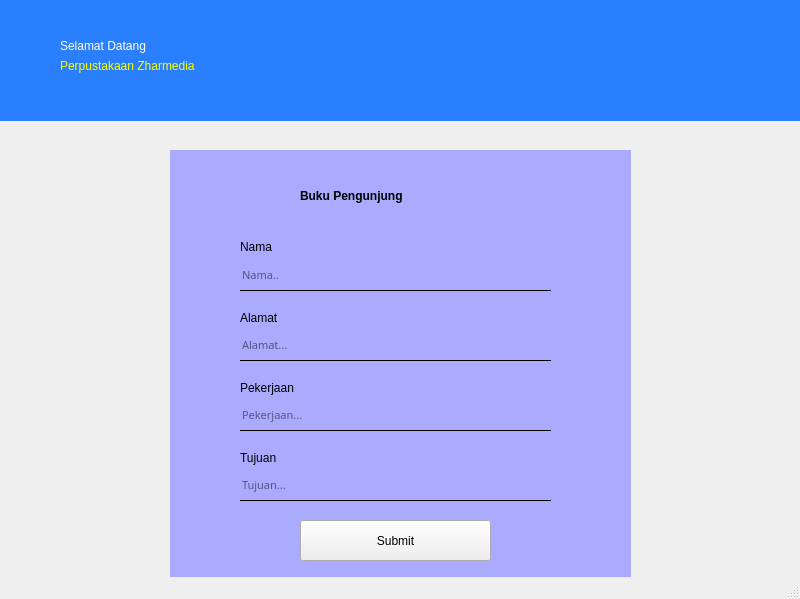
<?xml version="1.0" encoding="UTF-8"?>
<ui version="4.0">
 <class>MainWindow</class>
 <widget class="QMainWindow" name="MainWindow">
  <property name="geometry">
   <rect>
    <x>0</x>
    <y>0</y>
    <width>800</width>
    <height>599</height>
   </rect>
  </property>
  <property name="windowTitle">
   <string>MainWindow</string>
  </property>
  <widget class="QWidget" name="centralwidget">
   <widget class="QLabel" name="label_2">
    <property name="geometry">
     <rect>
      <x>60</x>
      <y>30</y>
      <width>171</width>
      <height>31</height>
     </rect>
    </property>
    <property name="styleSheet">
     <string notr="true">font: 12pt &quot;Poppins&quot;;
color : rgb(255, 255, 255);</string>
    </property>
    <property name="text">
     <string>Selamat Datang</string>
    </property>
   </widget>
   <widget class="QLabel" name="label_3">
    <property name="geometry">
     <rect>
      <x>60</x>
      <y>50</y>
      <width>311</width>
      <height>31</height>
     </rect>
    </property>
    <property name="styleSheet">
     <string notr="true">font:  15pt &quot;Poppins Black&quot;;
color :rgb(255, 255, 0)</string>
    </property>
    <property name="text">
     <string>Perpustakaan Zharmedia</string>
    </property>
   </widget>
   <widget class="QLabel" name="label">
    <property name="geometry">
     <rect>
      <x>0</x>
      <y>0</y>
      <width>801</width>
      <height>121</height>
     </rect>
    </property>
    <property name="autoFillBackground">
     <bool>false</bool>
    </property>
    <property name="styleSheet">
     <string notr="true">background-color : rgb(42, 127, 255)
</string>
    </property>
    <property name="text">
     <string/>
    </property>
   </widget>
   <widget class="QLabel" name="label_4">
    <property name="geometry">
     <rect>
      <x>170</x>
      <y>150</y>
      <width>461</width>
      <height>431</height>
     </rect>
    </property>
    <property name="styleSheet">
     <string notr="true">background-color: rgb(170, 170, 255);</string>
    </property>
    <property name="text">
     <string/>
    </property>
   </widget>
   <widget class="QPushButton" name="pushButton">
    <property name="geometry">
     <rect>
      <x>300</x>
      <y>520</y>
      <width>191</width>
      <height>41</height>
     </rect>
    </property>
    <property name="styleSheet">
     <string notr="true">font:  10pt &quot;Poppins&quot;;
</string>
    </property>
    <property name="text">
     <string>Submit</string>
    </property>
   </widget>
   <widget class="QLineEdit" name="lineEdit">
    <property name="geometry">
     <rect>
      <x>240</x>
      <y>260</y>
      <width>311</width>
      <height>31</height>
     </rect>
    </property>
    <property name="font">
     <font>
      <family>Poppins</family>
      <pointsize>8</pointsize>
      <weight>50</weight>
      <italic>false</italic>
      <bold>false</bold>
     </font>
    </property>
    <property name="styleSheet">
     <string notr="true">background:transparent;
color:black;
border:none;
border-bottom:1px solid;
font: 8pt &quot;Poppins&quot;;</string>
    </property>
    <property name="text">
     <string/>
    </property>
    <property name="frame">
     <bool>false</bool>
    </property>
    <property name="placeholderText">
     <string>Nama..</string>
    </property>
    <property name="cursorMoveStyle">
     <enum>Qt::LogicalMoveStyle</enum>
    </property>
    <property name="clearButtonEnabled">
     <bool>false</bool>
    </property>
   </widget>
   <widget class="QLabel" name="label_5">
    <property name="geometry">
     <rect>
      <x>300</x>
      <y>180</y>
      <width>181</width>
      <height>31</height>
     </rect>
    </property>
    <property name="styleSheet">
     <string notr="true">font:  15pt &quot;Poppins&quot;;
font-weight:bold;</string>
    </property>
    <property name="text">
     <string>Buku Pengunjung</string>
    </property>
   </widget>
   <widget class="QLabel" name="label_6">
    <property name="geometry">
     <rect>
      <x>240</x>
      <y>240</y>
      <width>47</width>
      <height>13</height>
     </rect>
    </property>
    <property name="styleSheet">
     <string notr="true">font: 11pt &quot;Poppins&quot;;</string>
    </property>
    <property name="text">
     <string>Nama</string>
    </property>
   </widget>
   <widget class="QLabel" name="label_7">
    <property name="geometry">
     <rect>
      <x>240</x>
      <y>310</y>
      <width>61</width>
      <height>16</height>
     </rect>
    </property>
    <property name="styleSheet">
     <string notr="true">font: 11pt &quot;Poppins&quot;;</string>
    </property>
    <property name="text">
     <string>Alamat</string>
    </property>
   </widget>
   <widget class="QLineEdit" name="lineEdit_2">
    <property name="geometry">
     <rect>
      <x>240</x>
      <y>330</y>
      <width>311</width>
      <height>31</height>
     </rect>
    </property>
    <property name="font">
     <font>
      <family>Poppins</family>
      <pointsize>8</pointsize>
      <weight>50</weight>
      <italic>false</italic>
      <bold>false</bold>
     </font>
    </property>
    <property name="styleSheet">
     <string notr="true">background:transparent;
color:black;
border:none;
border-bottom:1px solid;
font: 8pt &quot;Poppins&quot;;</string>
    </property>
    <property name="text">
     <string/>
    </property>
    <property name="frame">
     <bool>false</bool>
    </property>
    <property name="placeholderText">
     <string>Alamat...</string>
    </property>
    <property name="cursorMoveStyle">
     <enum>Qt::LogicalMoveStyle</enum>
    </property>
    <property name="clearButtonEnabled">
     <bool>false</bool>
    </property>
   </widget>
   <widget class="QLabel" name="label_8">
    <property name="geometry">
     <rect>
      <x>240</x>
      <y>380</y>
      <width>81</width>
      <height>16</height>
     </rect>
    </property>
    <property name="styleSheet">
     <string notr="true">font: 11pt &quot;Poppins&quot;;</string>
    </property>
    <property name="text">
     <string>Pekerjaan</string>
    </property>
   </widget>
   <widget class="QLineEdit" name="lineEdit_3">
    <property name="geometry">
     <rect>
      <x>240</x>
      <y>400</y>
      <width>311</width>
      <height>31</height>
     </rect>
    </property>
    <property name="font">
     <font>
      <family>Poppins</family>
      <pointsize>8</pointsize>
      <weight>50</weight>
      <italic>false</italic>
      <bold>false</bold>
     </font>
    </property>
    <property name="styleSheet">
     <string notr="true">background:transparent;
color:black;
border:none;
border-bottom:1px solid;
font: 8pt &quot;Poppins&quot;;</string>
    </property>
    <property name="text">
     <string/>
    </property>
    <property name="frame">
     <bool>false</bool>
    </property>
    <property name="placeholderText">
     <string>Pekerjaan...</string>
    </property>
    <property name="cursorMoveStyle">
     <enum>Qt::LogicalMoveStyle</enum>
    </property>
    <property name="clearButtonEnabled">
     <bool>false</bool>
    </property>
   </widget>
   <widget class="QLabel" name="label_9">
    <property name="geometry">
     <rect>
      <x>240</x>
      <y>450</y>
      <width>81</width>
      <height>16</height>
     </rect>
    </property>
    <property name="styleSheet">
     <string notr="true">font: 11pt &quot;Poppins&quot;;</string>
    </property>
    <property name="text">
     <string>Tujuan</string>
    </property>
   </widget>
   <widget class="QLineEdit" name="lineEdit_4">
    <property name="geometry">
     <rect>
      <x>240</x>
      <y>470</y>
      <width>311</width>
      <height>31</height>
     </rect>
    </property>
    <property name="font">
     <font>
      <family>Poppins</family>
      <pointsize>8</pointsize>
      <weight>50</weight>
      <italic>false</italic>
      <bold>false</bold>
     </font>
    </property>
    <property name="styleSheet">
     <string notr="true">background:transparent;
color:black;
border:none;
border-bottom:1px solid;
font: 8pt &quot;Poppins&quot;;</string>
    </property>
    <property name="text">
     <string/>
    </property>
    <property name="frame">
     <bool>false</bool>
    </property>
    <property name="placeholderText">
     <string>Tujuan...</string>
    </property>
    <property name="cursorMoveStyle">
     <enum>Qt::LogicalMoveStyle</enum>
    </property>
    <property name="clearButtonEnabled">
     <bool>false</bool>
    </property>
   </widget>
   <zorder>label_4</zorder>
   <zorder>label</zorder>
   <zorder>label_2</zorder>
   <zorder>label_3</zorder>
   <zorder>pushButton</zorder>
   <zorder>lineEdit</zorder>
   <zorder>label_5</zorder>
   <zorder>label_6</zorder>
   <zorder>label_7</zorder>
   <zorder>lineEdit_2</zorder>
   <zorder>label_8</zorder>
   <zorder>lineEdit_3</zorder>
   <zorder>label_9</zorder>
   <zorder>lineEdit_4</zorder>
  </widget>
  <widget class="QStatusBar" name="statusbar"/>
 </widget>
 <resources/>
 <connections/>
</ui>
